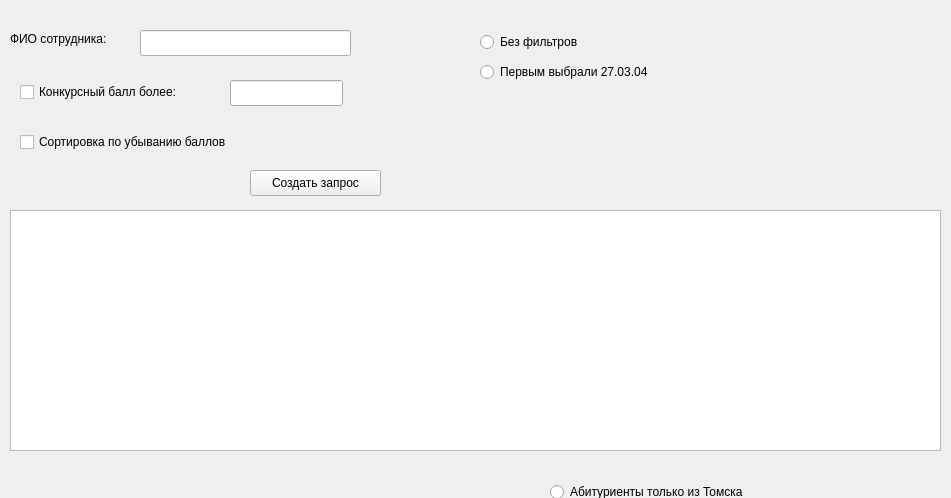
<?xml version="1.0" encoding="UTF-8"?>
<ui version="4.0">
 <class>FullSelect</class>
 <widget class="QWidget" name="FullSelect">
  <property name="geometry">
   <rect>
    <x>0</x>
    <y>0</y>
    <width>951</width>
    <height>498</height>
   </rect>
  </property>
  <property name="windowTitle">
   <string>Form</string>
  </property>
  <widget class="QTableView" name="tableView">
   <property name="geometry">
    <rect>
     <x>10</x>
     <y>210</y>
     <width>931</width>
     <height>241</height>
    </rect>
   </property>
  </widget>
  <widget class="QLabel" name="label">
   <property name="geometry">
    <rect>
     <x>10</x>
     <y>30</y>
     <width>131</width>
     <height>18</height>
    </rect>
   </property>
   <property name="text">
    <string>ФИО сотрудника:</string>
   </property>
  </widget>
  <widget class="QPushButton" name="CreateQueryButton">
   <property name="geometry">
    <rect>
     <x>250</x>
     <y>170</y>
     <width>131</width>
     <height>26</height>
    </rect>
   </property>
   <property name="text">
    <string>Создать запрос</string>
   </property>
  </widget>
  <widget class="QRadioButton" name="Only27RadioButton">
   <property name="geometry">
    <rect>
     <x>480</x>
     <y>60</y>
     <width>211</width>
     <height>24</height>
    </rect>
   </property>
   <property name="text">
    <string>Первым выбрали 27.03.04</string>
   </property>
  </widget>
  <widget class="QRadioButton" name="OnlyTomskRadioButton">
   <property name="geometry">
    <rect>
     <x>550</x>
     <y>480</y>
     <width>241</width>
     <height>24</height>
    </rect>
   </property>
   <property name="text">
    <string>Абитуриенты только из Томска</string>
   </property>
  </widget>
  <widget class="QRadioButton" name="NoFilterRadioButton">
   <property name="geometry">
    <rect>
     <x>480</x>
     <y>30</y>
     <width>131</width>
     <height>24</height>
    </rect>
   </property>
   <property name="text">
    <string>Без фильтров</string>
   </property>
  </widget>
  <widget class="QLineEdit" name="WorkerNameTextBox">
   <property name="geometry">
    <rect>
     <x>140</x>
     <y>30</y>
     <width>211</width>
     <height>26</height>
    </rect>
   </property>
  </widget>
  <widget class="QCheckBox" name="RatingFilterCheckBox">
   <property name="geometry">
    <rect>
     <x>20</x>
     <y>80</y>
     <width>201</width>
     <height>24</height>
    </rect>
   </property>
   <property name="text">
    <string>Конкурсный балл более:</string>
   </property>
  </widget>
  <widget class="QCheckBox" name="DescendRatingCheckBox">
   <property name="geometry">
    <rect>
     <x>20</x>
     <y>130</y>
     <width>261</width>
     <height>24</height>
    </rect>
   </property>
   <property name="text">
    <string>Сортировка по убыванию баллов</string>
   </property>
  </widget>
  <widget class="QLineEdit" name="RatingTextBox">
   <property name="geometry">
    <rect>
     <x>230</x>
     <y>80</y>
     <width>113</width>
     <height>26</height>
    </rect>
   </property>
  </widget>
 </widget>
 <resources/>
 <connections/>
</ui>
